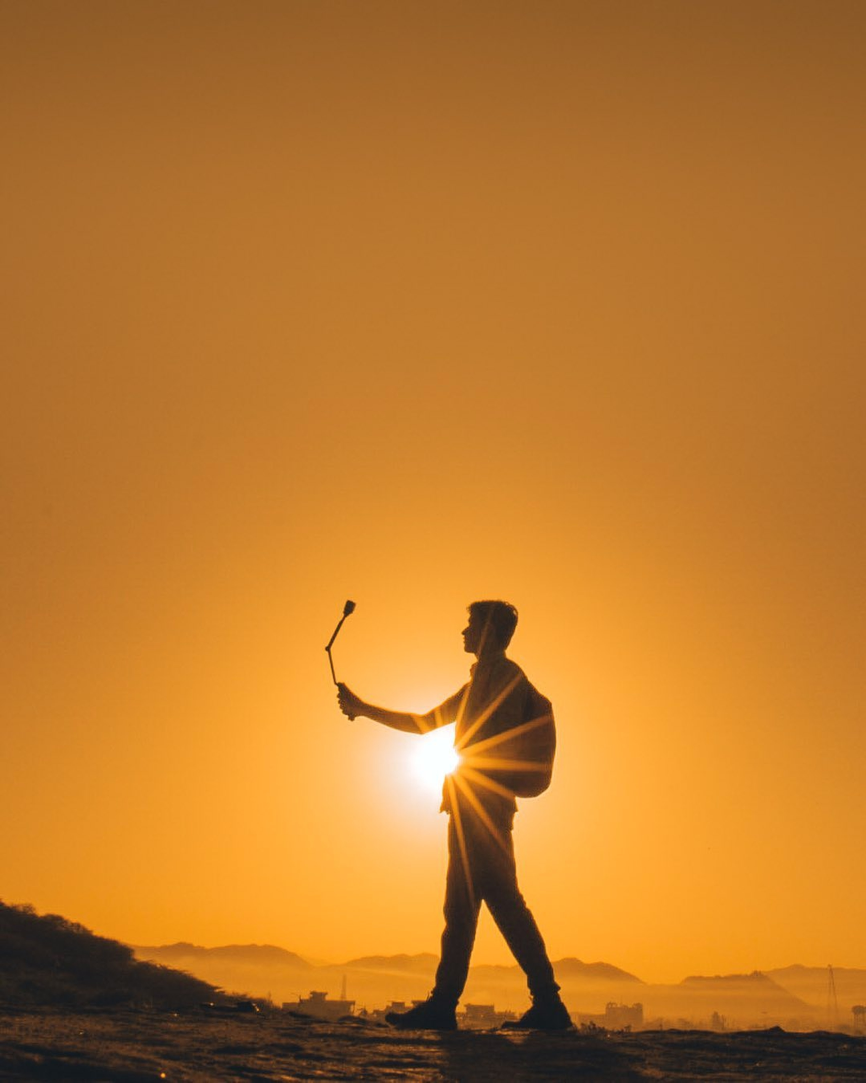
#> input picture selfie.jpg, 3464 x 4331 px (shown at 1/4 size)
$ python images.py
#> lines starting #> are read from the running program, lines starting #| are printed output that depends on the picture
from PIL import Image, ImageFilter

img = Image.open('./selfie.jpg')
#> img is the input picture: PIL image 3464x4331 RGB; mean R, G, B 187.1, 121.3, 45.8
img.thumbnail((400, 400))
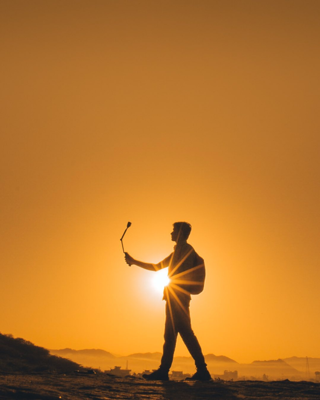
#> img: PIL image 320x400 RGB; mean R, G, B 187, 121.2, 45.8
img.save('thumbnail.jpg')
